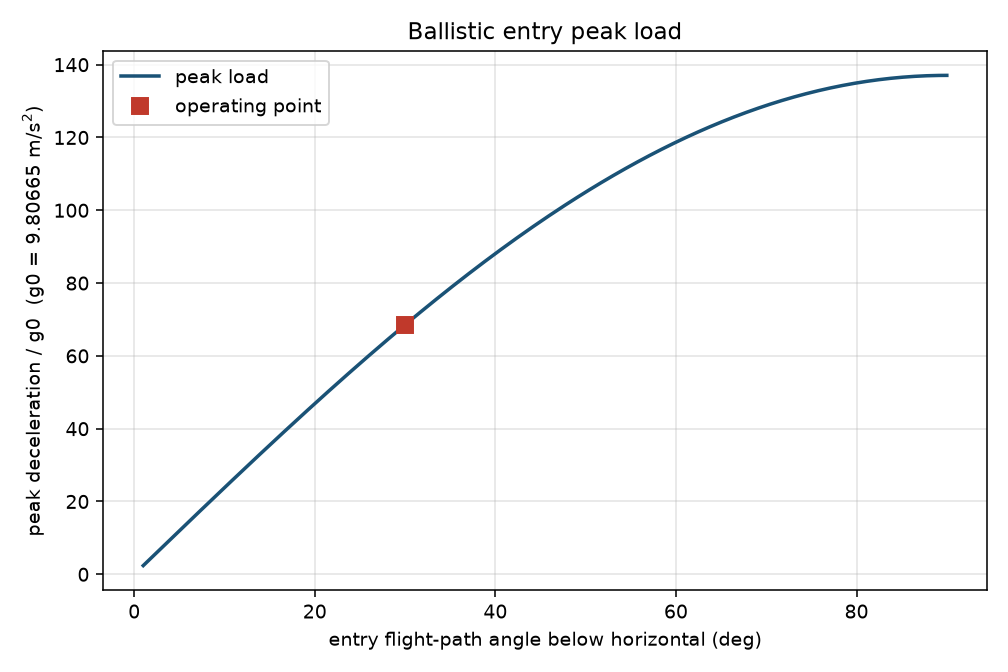

Write Python code to recreate this figure.
#!/usr/bin/env python3
"""Allen-Eggers nonlifting ballistic-entry peak load (exponential atmosphere).

ballistic_coefficient is B = m/(Cd*A).
exponential_atmosphere_density is rho = rhoref*exp(-(Z - Zref)/H).
allen_eggers_peak_deceleration is a_max = Ve**2*sin(th)/(2*e*H).
allen_eggers_peak_deceleration_altitude is
Z1 = Zref + H*log(rhoref*H/(B*sin(th))).
allen_eggers_speed_at_peak_deceleration is V1 = Ve/sqrt(e).
When Z1 is below the surface (Z = 0), allen_eggers_surface_speed and
allen_eggers_surface_deceleration give the in-flight maximum at impact.
"""

from __future__ import annotations

import argparse
import math
import sys
import tempfile
from pathlib import Path

CHECK_TOL = 1e-9
PLOT_TITLE = "Ballistic entry peak load"
N_CURVE = 201
G0 = 9.80665
EULER = math.e

# Allen and Eggers, NACA TN 4047: rho0 = 0.0034 slug/ft^3, beta = 1/22000 /ft.
SLUG_FT3_TO_KG_M3 = 515.3788184
FT_TO_M = 0.3048
DEFAULT_RHO_REF = 0.0034 * SLUG_FT3_TO_KG_M3
DEFAULT_H = 22000.0 * FT_TO_M
DEFAULT_Z_REF = 0.0
SURFACE_Z = 0.0

SKILL_DIR = Path(__file__).resolve().parent

ASSUMPTIONS = (
    "Allen-Eggers nonlifting ballistic entry (NACA TN 4047 / Report 1381); "
    "constant Cd; exponential atmosphere "
    "exponential_atmosphere_density "
    "rho = rhoref*exp(-(Z - Zref)/H); "
    "gravity neglected relative to drag so the path is a straight line at "
    "entry flight-path angle th below the local horizontal; "
    "ballistic_coefficient B = m/(Cd*A); "
    "when peak altitude is positive: "
    "allen_eggers_peak_deceleration a_max = Ve**2*sin(th)/(2*e*H), "
    "allen_eggers_peak_deceleration_altitude "
    "Z1 = Zref + H*log(rhoref*H/(B*sin(th))), "
    "allen_eggers_speed_at_peak_deceleration V1 = Ve/sqrt(e), "
    "allen_eggers_density_at_peak_deceleration rho1 = B*sin(th)/H; "
    "when Z1 is below the surface Z = 0: "
    "allen_eggers_surface_speed and allen_eggers_surface_deceleration "
    "at sea-level density; "
    "default Earth fit from TN 4047: "
    f"rhoref = {DEFAULT_RHO_REF:.8g} kg/m^3, "
    f"H = {DEFAULT_H:.8g} m, Zref = {DEFAULT_Z_REF:g}; "
    "not a lifting entry, skip trajectory, or stagnation heat-flux model"
)


def print_kv(key: str, value: object) -> None:
    if isinstance(value, float):
        text = f"{value:.8g}"
    else:
        text = str(value)
    print(f"{key}: {text}")


def close(actual: float, expected: float, tol: float = CHECK_TOL) -> bool:
    scale = max(abs(expected), 1.0)
    return abs(actual - expected) <= tol * scale


def require_positive(name: str, value: float) -> None:
    if not math.isfinite(value) or value <= 0.0:
        raise ValueError(f"{name} must be finite and > 0")


def require_finite(name: str, value: float) -> None:
    if not math.isfinite(value):
        raise ValueError(f"{name} must be finite")


def require_entry_angle(gamma: float) -> None:
    if not math.isfinite(gamma) or gamma <= 0.0 or gamma > math.pi / 2.0:
        raise ValueError(
            "entry flight-path angle must be finite and in (0, pi/2] radians "
            "below the local horizontal"
        )


def ballistic_coefficient(mass: float, cd: float, area: float) -> float:
    """ballistic_coefficient: B = m/(Cd*A)."""
    return mass / (cd * area)


def exponential_density(
    rho_ref: float, altitude: float, z_ref: float, scale_height: float
) -> float:
    """exponential_atmosphere_density."""
    return rho_ref * math.exp(-(altitude - z_ref) / scale_height)


def inverse_scale_height(scale_height: float) -> float:
    """atmosphere_inverse_scale_height: beta = 1/H."""
    return 1.0 / scale_height


def peak_deceleration(speed: float, gamma: float, scale_height: float) -> float:
    """allen_eggers_peak_deceleration: Ve**2*sin(th)/(2*e*H)."""
    return speed * speed * math.sin(gamma) / (2.0 * EULER * scale_height)


def peak_speed(speed: float) -> float:
    """allen_eggers_speed_at_peak_deceleration: Ve/sqrt(e)."""
    return speed * math.exp(-0.5)


def peak_density(beta: float, gamma: float, scale_height: float) -> float:
    """allen_eggers_density_at_peak_deceleration: B*sin(th)/H."""
    return beta * math.sin(gamma) / scale_height


def peak_altitude(
    z_ref: float,
    scale_height: float,
    rho_ref: float,
    beta: float,
    gamma: float,
) -> float:
    """allen_eggers_peak_deceleration_altitude."""
    return z_ref + scale_height * math.log(
        rho_ref * scale_height / (beta * math.sin(gamma))
    )


def surface_speed(
    speed: float,
    rho_surface: float,
    scale_height: float,
    beta: float,
    gamma: float,
) -> float:
    """allen_eggers_surface_speed at the impact density."""
    return speed * math.exp(
        -rho_surface * scale_height / (2.0 * beta * math.sin(gamma))
    )


def surface_deceleration(rho_surface: float, beta: float, speed_s: float) -> float:
    """allen_eggers_surface_deceleration: (rho/(2*B))*Vs**2."""
    return (rho_surface / (2.0 * beta)) * speed_s * speed_s


def resolve_ballistic(
    beta: float | None,
    mass: float | None,
    cd: float | None,
    area: float | None,
) -> tuple[float, str]:
    parts = (mass is not None, cd is not None, area is not None)
    if beta is not None:
        require_positive("ballistic coefficient", beta)
        if any(parts):
            if not all(parts):
                raise ValueError(
                    "pass all of --mass, --cd, and --area when checking against --beta"
                )
            built = ballistic_coefficient(mass, cd, area)
            if not close(float(beta), built):
                raise ValueError(
                    f"--beta {beta:g} disagrees with m/(Cd*A) = {built:g}"
                )
        return float(beta), "flag"
    if all(parts):
        require_positive("mass", mass)
        require_positive("drag coefficient", cd)
        require_positive("reference area", area)
        return ballistic_coefficient(mass, cd, area), "mass_cd_area"
    if any(parts):
        raise ValueError("pass --mass, --cd, and --area together, or pass --beta")
    raise ValueError("pass --beta, or --mass with --cd and --area")


def resolve_atmosphere(
    scale_height: float | None,
    rho_ref: float | None,
    z_ref: float | None,
) -> tuple[float, float, float, str]:
    supplied = (
        scale_height is not None,
        rho_ref is not None,
        z_ref is not None,
    )
    if not any(supplied):
        return DEFAULT_H, DEFAULT_RHO_REF, DEFAULT_Z_REF, "allen_eggers_earth"
    if not all(supplied):
        raise ValueError(
            "pass --scale-height, --rho-ref, and --z-ref together to override "
            "the Allen-Eggers Earth default"
        )
    require_positive("scale height", scale_height)
    require_positive("reference density", rho_ref)
    require_finite("reference altitude", z_ref)
    return float(scale_height), float(rho_ref), float(z_ref), "user"


def evaluate(
    speed: float,
    gamma: float,
    beta: float | None,
    mass: float | None,
    cd: float | None,
    area: float | None,
    scale_height: float | None,
    rho_ref: float | None,
    z_ref: float | None,
) -> dict[str, float | str]:
    require_positive("entry speed", speed)
    require_entry_angle(gamma)
    b_use, b_source = resolve_ballistic(beta, mass, cd, area)
    h_use, rho_use, zref_use, atm_source = resolve_atmosphere(
        scale_height, rho_ref, z_ref
    )

    z_formal = peak_altitude(zref_use, h_use, rho_use, b_use, gamma)
    beta_atm = inverse_scale_height(h_use)

    result: dict[str, float | str] = {
        "method": "allen_eggers",
        "B_kg_m2": b_use,
        "B_source": b_source,
        "Ve_m_s": speed,
        "gamma_rad": gamma,
        "gamma_deg": math.degrees(gamma),
        "H_m": h_use,
        "beta_atm_1_m": beta_atm,
        "rho_ref_kg_m3": rho_use,
        "Z_ref_m": zref_use,
        "atmosphere_source": atm_source,
        "Z_formal_m": z_formal,
    }

    if z_formal > SURFACE_Z:
        a_peak = peak_deceleration(speed, gamma, h_use)
        v_peak = peak_speed(speed)
        rho_peak = peak_density(b_use, gamma, h_use)
        rho_check = exponential_density(rho_use, z_formal, zref_use, h_use)
        if not close(rho_peak, rho_check):
            raise ValueError("peak density and exponential density disagree")
        result["peak_regime"] = "altitude"
        result["Z_peak_m"] = z_formal
        result["a_peak_m_s2"] = a_peak
        result["a_peak_g"] = a_peak / G0
        result["V_peak_m_s"] = v_peak
        result["rho_peak_kg_m3"] = rho_peak
    else:
        rho_s = exponential_density(rho_use, SURFACE_Z, zref_use, h_use)
        v_s = surface_speed(speed, rho_s, h_use, b_use, gamma)
        a_s = surface_deceleration(rho_s, b_use, v_s)
        result["peak_regime"] = "surface"
        result["Z_peak_m"] = SURFACE_Z
        result["a_peak_m_s2"] = a_s
        result["a_peak_g"] = a_s / G0
        result["V_peak_m_s"] = v_s
        result["rho_peak_kg_m3"] = rho_s
        result["warning"] = (
            "formal Allen-Eggers peak altitude is below the surface; "
            "reported peak load is the sea-level (Z = 0) value"
        )

    return result


def linspace(start: float, stop: float, count: int) -> list[float]:
    if count == 1:
        return [start]
    step = (stop - start) / (count - 1)
    return [start + step * i for i in range(count)]


def ensure_matplotlib():
    try:
        import matplotlib

        if "matplotlib.pyplot" not in sys.modules:
            matplotlib.use("Agg")
        import matplotlib.pyplot as plt
    except ImportError as exc:
        raise ValueError(
            "matplotlib is required to plot ballistic entry peak load"
        ) from exc
    return plt


def peak_load_g(
    speed: float,
    gamma: float,
    beta: float,
    scale_height: float,
    rho_ref: float,
    z_ref: float,
) -> float:
    """Peak deceleration in g0 for one angle (altitude or surface regime)."""
    z_formal = peak_altitude(z_ref, scale_height, rho_ref, beta, gamma)
    if z_formal > SURFACE_Z:
        return peak_deceleration(speed, gamma, scale_height) / G0
    rho_s = exponential_density(rho_ref, SURFACE_Z, z_ref, scale_height)
    v_s = surface_speed(speed, rho_s, scale_height, beta, gamma)
    return surface_deceleration(rho_s, beta, v_s) / G0


def write_plot(result: dict[str, float | str], out_path: Path) -> None:
    plt = ensure_matplotlib()
    speed = float(result["Ve_m_s"])
    beta = float(result["B_kg_m2"])
    scale_height = float(result["H_m"])
    rho_ref = float(result["rho_ref_kg_m3"])
    z_ref = float(result["Z_ref_m"])
    gamma = float(result["gamma_rad"])
    a_g = float(result["a_peak_g"])

    gamma_min = min(math.radians(1.0), 0.5 * gamma)
    gamma_min = max(gamma_min, 1e-4)
    gammas = linspace(gamma_min, math.pi / 2.0, N_CURVE)
    loads = [
        peak_load_g(speed, g, beta, scale_height, rho_ref, z_ref) for g in gammas
    ]
    degrees = [math.degrees(g) for g in gammas]

    fig, ax = plt.subplots(figsize=(7.2, 4.8))
    ax.plot(degrees, loads, color="#1a5276", linewidth=1.8, label="peak load")
    ax.plot(
        [math.degrees(gamma)],
        [a_g],
        marker="s",
        markersize=8,
        color="#c0392b",
        linestyle="none",
        label="operating point",
    )
    ax.set_xlabel("entry flight-path angle below horizontal (deg)")
    ax.set_ylabel(f"peak deceleration / g0  (g0 = {G0:g} m/s$^2$)")
    ax.set_title(PLOT_TITLE)
    ax.grid(True, alpha=0.35)
    ax.legend(loc="best")
    fig.tight_layout()
    out_path.parent.mkdir(parents=True, exist_ok=True)
    fig.savefig(out_path, dpi=140)
    plt.close(fig)


def emit(result: dict[str, float | str], graph: Path | None) -> None:
    print_kv("title", PLOT_TITLE)
    print_kv("method", result["method"])
    print_kv("assumptions", ASSUMPTIONS)
    keys = (
        "B_kg_m2",
        "B_source",
        "Ve_m_s",
        "gamma_rad",
        "gamma_deg",
        "H_m",
        "beta_atm_1_m",
        "rho_ref_kg_m3",
        "Z_ref_m",
        "atmosphere_source",
        "peak_regime",
        "Z_formal_m",
        "Z_peak_m",
        "a_peak_m_s2",
        "a_peak_g",
        "V_peak_m_s",
        "rho_peak_kg_m3",
    )
    for key in keys:
        if key in result:
            print_kv(key, result[key])
    if "warning" in result:
        print_kv("warning", result["warning"])
    if graph is not None:
        print_kv("graph", str(graph.resolve()))


def run_check() -> int:
    def fail(message: str) -> int:
        print(f"check: fail: {message}")
        return 1

    # TN 4047 Earth constants in SI.
    if not close(DEFAULT_RHO_REF, 0.0034 * SLUG_FT3_TO_KG_M3):
        return fail("Earth rho_ref conversion drifted")
    if not close(DEFAULT_H, 22000.0 * FT_TO_M):
        return fail("Earth scale-height conversion drifted")

    # Vertical entry, B such that peak is well above the surface.
    speed = 7000.0
    gamma = math.pi / 2.0
    beta = 100.0
    a_max = peak_deceleration(speed, gamma, DEFAULT_H)
    expected_a = speed**2 / (2.0 * EULER * DEFAULT_H)
    if not close(a_max, expected_a):
        return fail(f"vertical a_max {a_max} != {expected_a}")
    z1 = peak_altitude(0.0, DEFAULT_H, DEFAULT_RHO_REF, beta, gamma)
    if z1 <= 0.0:
        return fail("expected positive peak altitude for B = 100")
    v1 = peak_speed(speed)
    if not close(v1, speed / math.sqrt(EULER)):
        return fail("V1 is not Ve/sqrt(e)")
    rho1 = peak_density(beta, gamma, DEFAULT_H)
    if not close(rho1, exponential_density(DEFAULT_RHO_REF, z1, 0.0, DEFAULT_H)):
        return fail("rho1 mismatch at Z1")

    # Peak load independent of B while altitude regime holds.
    a_other = peak_deceleration(speed, gamma, DEFAULT_H)
    if not close(a_max, a_other):
        return fail("a_max depended on something other than Ve, gamma, H")

    # Heavy vehicle: formal altitude negative, surface regime.
    heavy = evaluate(
        speed,
        gamma,
        20000.0,
        None,
        None,
        None,
        None,
        None,
        None,
    )
    if heavy["peak_regime"] != "surface":
        return fail("heavy vehicle did not enter surface regime")
    if float(heavy["Z_peak_m"]) != 0.0:
        return fail("surface regime Z_peak is not 0")
    if float(heavy["a_peak_m_s2"]) >= a_max:
        return fail("surface peak should be below the formal altitude a_max")

    # mass/Cd/A path.
    built = ballistic_coefficient(500.0, 0.5, 2.0)
    if not close(built, 500.0):
        return fail("ballistic coefficient m/(Cd*A)")

    point = evaluate(
        speed,
        math.radians(30.0),
        None,
        500.0,
        0.5,
        2.0,
        None,
        None,
        None,
    )
    if point["B_source"] != "mass_cd_area":
        return fail("mass/Cd/A source not marked")
    if not close(float(point["B_kg_m2"]), 500.0):
        return fail("B from mass/Cd/A")
    if point["method"] != "allen_eggers":
        return fail("method name")
    if point["atmosphere_source"] != "allen_eggers_earth":
        return fail("default atmosphere source")

    # Disagreeing --beta.
    try:
        resolve_ballistic(100.0, 500.0, 0.5, 2.0)
        return fail("disagreeing beta was accepted")
    except ValueError:
        pass

    # Partial atmosphere override rejected.
    try:
        resolve_atmosphere(8000.0, None, None)
        return fail("partial atmosphere override was accepted")
    except ValueError:
        pass

    with tempfile.TemporaryDirectory() as tmp:
        out = Path(tmp) / "ballistic_entry_peak_load.png"

        def capture(argv: list[str]) -> tuple[int, str, str]:
            from io import StringIO

            sink = StringIO()
            err = StringIO()
            old_out, old_err = sys.stdout, sys.stderr
            try:
                sys.stdout, sys.stderr = sink, err
                code = main(argv)
            finally:
                sys.stdout, sys.stderr = old_out, old_err
            return code, sink.getvalue(), err.getvalue()

        code, text, err = capture(
            [
                "--speed",
                "7000",
                "--gamma",
                str(math.radians(30.0)),
                "--beta",
                "100",
                "--out",
                str(out),
            ]
        )
        if code != 0:
            return fail(f"main returned {code}: {err}")
        if not out.is_file() or not out.read_bytes().startswith(b"\x89PNG"):
            return fail("run did not write a PNG")
        for key in (
            "title: Ballistic entry peak load",
            "method: allen_eggers",
            "peak_regime: altitude",
            "a_peak_g:",
            "Z_peak_m:",
            "graph:",
        ):
            if key not in text:
                return fail(f"stdout missing {key}")

        code, text, err = capture(
            [
                "--speed",
                "7000",
                "--gamma",
                str(math.pi / 2.0),
                "--mass",
                "500",
                "--cd",
                "0.5",
                "--area",
                "2",
            ]
        )
        if code != 0:
            return fail(f"mass path returned {code}: {err}")
        if "B_source: mass_cd_area" not in text:
            return fail("mass path did not mark B_source")
        if "graph:" in text:
            return fail("run without --out printed graph")

        code, _text, err = capture(["--speed", "7000", "--gamma", "0.5"])
        if code != 2:
            return fail("missing ballistic coefficient was accepted")
        if "beta" not in err.lower() and "mass" not in err.lower():
            return fail("missing-B error did not name beta or mass")
        code, _text, _err = capture(["--beta", "100", "--gamma", "0.5"])
        if code != 2:
            return fail("missing speed was accepted")

    print("check: pass")
    print_kv("a_peak_m_s2", a_max)
    print_kv("Z_peak_m", z1)
    print_kv("V_peak_m_s", v1)
    return 0


def parse_args(argv: list[str] | None = None) -> argparse.Namespace:
    parser = argparse.ArgumentParser(
        description=(
            "Allen-Eggers nonlifting ballistic-entry peak deceleration and "
            "altitude in an exponential atmosphere, with optional PNG of peak "
            "load versus entry angle."
        )
    )
    parser.add_argument(
        "--speed",
        type=float,
        default=None,
        help="entry speed Ve [m/s]",
    )
    parser.add_argument(
        "--gamma",
        type=float,
        default=None,
        help="entry flight-path angle below local horizontal [rad]",
    )
    parser.add_argument(
        "--beta",
        type=float,
        default=None,
        help="ballistic coefficient B = m/(Cd*A) [kg/m^2]",
    )
    parser.add_argument("--mass", type=float, default=None, help="vehicle mass m [kg]")
    parser.add_argument(
        "--cd",
        type=float,
        default=None,
        help="drag coefficient Cd [dimensionless]",
    )
    parser.add_argument(
        "--area",
        type=float,
        default=None,
        help="reference area A [m^2]",
    )
    parser.add_argument(
        "--scale-height",
        type=float,
        default=None,
        help=f"density scale height H [m] (default {DEFAULT_H:g})",
    )
    parser.add_argument(
        "--rho-ref",
        type=float,
        default=None,
        help=f"reference density [kg/m^3] (default {DEFAULT_RHO_REF:g})",
    )
    parser.add_argument(
        "--z-ref",
        type=float,
        default=None,
        help=f"reference altitude for rho-ref [m] (default {DEFAULT_Z_REF:g})",
    )
    parser.add_argument("--out", type=str, default=None, help="optional PNG path")
    parser.add_argument("--check", action="store_true", help="run built-in checks")
    return parser.parse_args(argv)


def main(argv: list[str] | None = None) -> int:
    args = parse_args(argv)
    if args.check:
        return run_check()

    if args.speed is None or args.gamma is None:
        print("error: requires --speed and --gamma", file=sys.stderr)
        return 2

    try:
        result = evaluate(
            args.speed,
            args.gamma,
            args.beta,
            args.mass,
            args.cd,
            args.area,
            args.scale_height,
            args.rho_ref,
            args.z_ref,
        )
        graph: Path | None = None
        if args.out is not None:
            graph = Path(args.out)
            write_plot(result, graph)
        emit(result, graph)
    except ValueError as exc:
        print(f"error: {exc}", file=sys.stderr)
        return 2
    return 0


if __name__ == "__main__":
    sys.exit(main())
